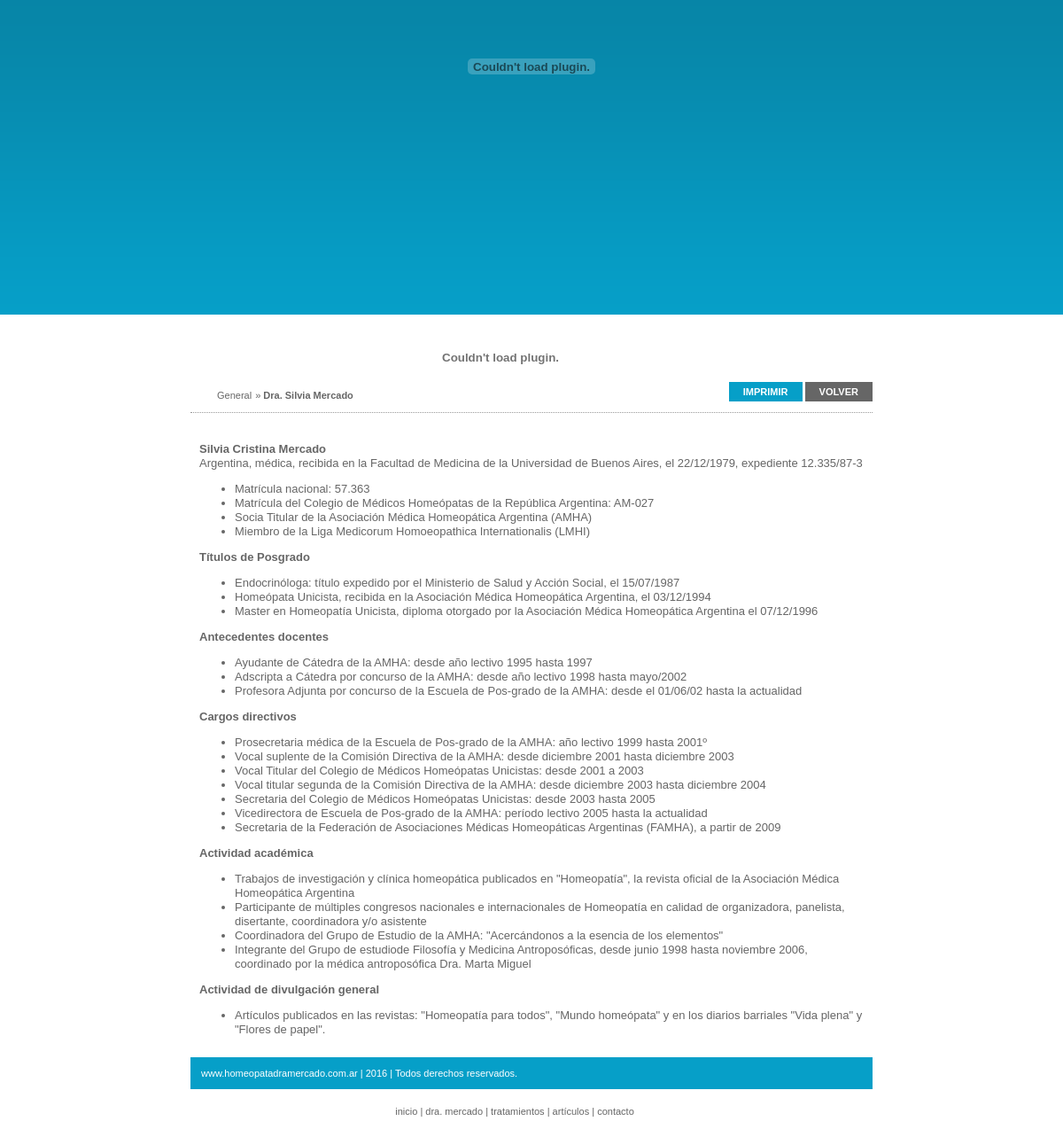
/seccion_detalle.php?idseccion=136&idcarpeta=41, run on the app's committed database.
### tables this page shows
CREATE TABLE `seccion` (
  `idseccion` int(11) NOT NULL auto_increment,
  `fecha_alta` date NOT NULL default '0000-00-00',
  `fecha_baja` date NOT NULL default '0000-00-00',
  `fecha_modificacion` date NOT NULL default '0000-00-00',
  `precio` int(4) NOT NULL default '0',
  `esnuevo` varchar(5) NOT NULL default 'false',
  `destacado` binary(1) NOT NULL default '2',
  `foto` varchar(255) NOT NULL default '',
  `habilita_comentario` tinyint(1) NOT NULL default '2',
  `mail_moderador` varchar(255) NOT NULL default '',
  `usa_rating` tinyint(1) NOT NULL default '1',
  `puntaje_total` int(11) NOT NULL default '0',
  `votos_total` int(11) NOT NULL default '0',
  `foto_extra_columna` tinyint(1) NOT NULL default '3',
  `restringido` tinyint(1) NOT NULL default '2',
  `seguro` tinyint(1) NOT NULL default '1',
  `estado` tinyint(1) NOT NULL default '1',
  PRIMARY KEY  (`idseccion`)
);

CREATE TABLE `seccion_idioma_dato` (
  `idseccion` int(11) NOT NULL default '0',
  `ididioma` tinyint(2) NOT NULL default '0',
  `titulo` varchar(255) NOT NULL default '',
  `titulo_web` varchar(255) NOT NULL default '',
  `copete` text NOT NULL,
  `detalle` longtext NOT NULL,
  `banner` varchar(255) NOT NULL default '',
  `keywords` varchar(255) NOT NULL default '',
  `estado` tinyint(1) NOT NULL default '1',
  PRIMARY KEY  (`idseccion`,`ididioma`)
);

CREATE TABLE `carpeta_idioma_dato` (
  `idcarpeta` int(11) NOT NULL default '0',
  `ididioma` smallint(2) unsigned NOT NULL default '0',
  `nombre` varchar(255) NOT NULL default '',
  `breve_descripcion` text NOT NULL,
  `contenido` text NOT NULL,
  `estado` tinyint(1) NOT NULL default '1',
  PRIMARY KEY  (`idcarpeta`,`ididioma`)
);

CREATE TABLE `dato_sitio` (
  `iddato_sitio` int(11) NOT NULL auto_increment,
  `ididioma` int(11) NOT NULL default '0',
  `emp_nombre` varchar(255) NOT NULL default '',
  `emp_prefijo` varchar(255) NOT NULL default '',
  `emp_datos_generales` text NOT NULL,
  `emp_telefonos` text NOT NULL,
  `emp_direccion` text NOT NULL,
  `pie` varchar(255) NOT NULL default '',
  `meta_tag_title` varchar(255) NOT NULL default '',
  `meta_tag_keywords` text NOT NULL,
  `meta_tag_description` text NOT NULL,
  `meta_tag_revisit_after` int(2) NOT NULL default '0',
  `codigo_contacto` varchar(255) NOT NULL default '',
  `titulo_descarga` varchar(255) NOT NULL default '',
  `copyright` varchar(255) NOT NULL default '',
  `cont_prod_mail_destino` varchar(255) NOT NULL default '',
  `cont_prod_mail_desde` varchar(255) NOT NULL default '',
  `cont_prod_mail_ideas2` varchar(255) NOT NULL default '',
  `cont_prod_mail_asunto` varchar(255) NOT NULL default '',
  `env_amigo_asunto` varchar(255) NOT NULL default '',
  `cont_mail_destino` varchar(255) NOT NULL default '',
  `cont_mail_desde` varchar(255) NOT NULL default '',
  `cont_mail_asunto` varchar(255) NOT NULL default '',
  `admin_titulo` varchar(255) NOT NULL default '',
  `mantenimiento` int(2) NOT NULL default '1',
  `ca_carrito_usar` tinyint(4) NOT NULL default '1',
  `ca_mail_destino` varchar(255) NOT NULL default '',
  `ca_asunto` varchar(255) NOT NULL default '',
  `ca_cuenta_bancaria` text NOT NULL,
  `keywords` int(11) NOT NULL default '2',
  `ne_mail_destino` varchar(255) NOT NULL default '',
  `ne_mail_desde` varchar(255) NOT NULL default '',
  `ne_mail_desde_nombre` varchar(255) NOT NULL default '',
  `ne_marco_fondo` varchar(20) NOT NULL default '',
  `ne_marco_borde` int(2) NOT NULL default '0',
  `ne_marco_borde_color` varchar(20) NOT NULL default '',
  `reg_confirmacion_usuario` tinyint(1) NOT NULL default '1',
  `reg_aprobacion_moderador` tinyint(1) NOT NULL default '1',
  `reg_mail_moderador` varchar(255) NOT NULL default '',
  `reg_mail_desde` varchar(40) NOT NULL default '',
  `reg_titulo` varchar(255) NOT NULL default '',
  PRIMARY KEY  (`iddato_sitio`)
);

### 0_include/0_function.php (called while the page is built, shortened)
<?
	function variable_ididioma_idsede($link_url){
			$link_a =ereg_replace('ididioma=[0-9]', '', $link_url);
			$link_b =ereg_replace('idsede=[0-9]', '', $link_a);
			$link_c = split("\?",$link_b);
			$link_d = split("&",$link_c[1]);
			$link_d_rec = '';
			for($i=0;$i<count($link_d);$i++){
				if($link_d[$i]!=''){
					 $link_d_rec .= "&".$link_d[$i];
				}
			}
			return $link_con = $link_c[0].'?ididioma='.$_SESSION["ididioma_session"].'&idsede='.$_SESSION["idsede_session"].$link_d_rec;
	}
?>

### 0_include/0_mysql.php (called while the page is built, shortened)
<?
	if(!$_GET['ididioma']){
		$ididioma = 1;
	}else{
		$ididioma = $_GET['ididioma'];
	}
	if(!$_SESSION['rs_dato_sitio_session'] || $_SESSION['ididioma_session'] != $ididioma){
		$query_dato_sitio = "SELECT A.*
		FROM dato_sitio  A
		WHERE ididioma = '$ididioma' ";
		$rs_dato_sitio = mysql_fetch_assoc(mysql_query($query_dato_sitio));
	}else{
		$rs_dato_sitio = $_SESSION['rs_dato_sitio_session'];
	}
	if(file_exists("0_include/0_function.php")){
		include_once("0_include/0_function.php");
	}
?>

### seccion_detalle.php (the view, shortened to what this page needs)
<? 	include("0_include/0_mysql.php");
	$modo = $_GET['modo'];
	$idseccion = $_GET['idseccion'];
	if($modo != "previsualizar"){
		$filtro_sede = " AND C.idsede = '$_SESSION[idsede_session]' ";
	}else{
		$filtro_sede = "";
	}
	$query_seccion = "SELECT
	  A.idseccion
	, A.foto
	, A.usa_rating
	, A.habilita_comentario
	, A.foto_extra_columna
	, A.esnuevo
	, A.precio
	, B.titulo
	, B.copete
	, B.estado AS estado_idioma
	, A.estado AS estado_seccion
	, B.banner
	, B.detalle
	, D.idcarpeta
	FROM seccion A
	LEFT JOIN seccion_idioma_dato B ON B.idseccion = A.idseccion
	LEFT JOIN seccion_sede C ON C.idseccion = A.idseccion
	LEFT JOIN seccion_carpeta D ON D.idseccion = A.idseccion
	WHERE A.idseccion = '$idseccion' AND B.ididioma = '$_SESSION[ididioma_session]' $filtro_sede";
	$rs_seccion = mysql_fetch_assoc(mysql_query($query_seccion));
?>
<!DOCTYPE html PUBLIC "-//W3C//DTD XHTML 1.0 Transitional//EN" "http://www.w3.org/TR/xhtml1/DTD/xhtml1-transitional.dtd">
<html xmlns="http://www.w3.org/1999/xhtml">
<head>
<? include_once("0_include/0_head.php"); ?>
<link href="css/0_multibox.css" rel="stylesheet" type="text/css" />
</head>
<body>
<div id="header"><? include_once("0_include/0_top.php"); ?></div>
<div id="cuerpo">
  <div id="contenido">
	<div id="titulo-seccion" style="text-align:left; margin-top:20px;">
            <object classid="clsid:D27CDB6E-AE6D-11cf-96B8-444553540000" codebase="http://download.macromedia.com/pub/shockwave/cabs/flash/swflash.cab#version=9,0,28,0" width="700" height="56">
              <embed src="skin/index/swf/titulo.swf" FlashVars="titulo=<?= $rs_seccion['titulo'] ?>" wmode="transparent" quality="high" pluginspage="http://www.adobe.com/shockwave/download/download.cgi?P1_Prod_Version=ShockwaveFlash" type="application/x-shockwave-flash" width="700" height="56"></embed>
            </object>
    </div>
        <div id="arbol-carpetas" style="padding-left:30px; margin-top:5px; margin-bottom:10px; text-align:left; width:50%; float:left;">
          <?
			if($rs_seccion['titulo'] == ""){
				$ruta = "";
			}else{
				$ruta = '<span class="Arial_11px_grisoscuro"> &raquo; <strong>'.$rs_seccion['titulo'].'</strong></span>';
			}
			$query_1 = "SELECT B.nombre, A.idcarpeta_padre, A.idcarpeta
			FROM carpeta A
			INNER JOIN carpeta_idioma_dato B ON B.idcarpeta = A.idcarpeta
			WHERE A.idcarpeta = '$idcarpeta' AND B.ididioma = '$_SESSION[ididioma_session]'
			LIMIT 1";
			$result_query_1 = mysql_query($query_1);
			while($rs_query_1 = mysql_fetch_assoc($result_query_1)){
				$ruta = '<a href="'.variable_ididioma_idsede('carpeta_ver.php?idcarpeta='.$rs_query_1['idcarpeta']).'"><span class="Arial_11px_grisoscuro">'.$rs_query_1['nombre']."</span></a> ".$ruta;
			}
			echo $ruta;
		?>
        </div>
        <div id="barra-herramientas" style="margin-top:5px; margin-bottom:10px; text-align:right; width:45%; float:right;">
        <a href="seccion_imprimir.php?idseccion=<?= $idseccion ?>" target="_blank">
        	<span class="BookNow"><strong>IMPRIMIR</strong></span>
        </a>
        <a href="javascript:history.back();">
        	<span class="GoBack"><strong>VOLVER</strong></span>
        </a>
        </div>
        <div id="separador" style="clear:both; height:1px; border-bottom:1px dotted #999999;"></div>
    <div id="descripcion" class="textoSeccion" style="text-align:left; margin-top:10px; padding:10px; width:750px; line-height:16px; overflow:hidden;">
      	<?= html_entity_decode($rs_seccion['detalle'], ENT_QUOTES); ?>
      </div>
  </div>
	<div id="footer"><? include("0_include/0_pie.php"); ?></div>
</div>
</body>
</html>

### 0_include/0_pie.php
<link href="../skin/index/css/0_fonts.css" rel="stylesheet" type="text/css" />
<div style="background-color:#069fc8; padding:12px; text-align:left;" class="Arial_11px_blanco">
	www.homeopatadramercado.com.ar | <?= date("Y") ?> | <?= $rs_dato_sitio['copyright'] ?>
</div>
<table width="732" border="0" cellpadding="0" cellspacing="0" >
  <tr>
    <td width="100%" height="50" align="center" class="cuadro_login_texto"><a href="index.php"><span class="Arial_11px_grisoscuro">inicio</span></a> | <a href="seccion_detalle.php?idseccion=136&idcarpeta=41"><span class="Arial_11px_grisoscuro">dra. mercado</span></a> | <a href="seccion_detalle.php?idseccion=137&idcarpeta=41"><span class="Arial_11px_grisoscuro">tratamientos</span></a> | <a href="carpeta_ver.php?idcarpeta=42"><span class="Arial_11px_grisoscuro">art&iacute;culos</span></a> | <a href="contacto.php"><span class="Arial_11px_grisoscuro">contacto</span></a></td>
  </tr>
</table>

### skin/index/css/0_body.css (style rules this page uses)
body { margin: 0; background-image:url(../imagen/0_body/bg.png); background-repeat:repeat-x; background-color:#FFFFFF; height: auto; overflow: auto; }
#header { width:990px; height:355px; margin:0 auto; text-align: center; }
#cuerpo { width:770px; overflow: auto; margin:0 auto; height: auto; text-align:center; }
#contenido { width:770px; min-height:350px; height:auto !important; height:350px; background-repeat:repeat-x; background-color:#FFFFFF; float:left; }
#footer { width:770px; background-repeat:repeat-x; background-color:#FFFFFF; float:left; text-align:center }

### skin/index/css/0_especial.css (style rules this page uses)
.BookNow { font-family:Arial, Helvetica, sans-serif; font-size:11px; color:#FFFFFF; padding-bottom:5px; padding-top:5px; padding-left:16px; padding-right:16px; background-color:#069fc8; text-align:center; cursor:pointer; }
.GoBack { font-family:Arial, Helvetica, sans-serif; font-size:11px; color:#FFFFFF; padding-bottom:5px; padding-top:5px; padding-left:16px; padding-right:16px; background-color:#666666; text-align:center; cursor:pointer; }
.textoSeccion { font-family:Arial, Helvetica, sans-serif; font-size:13px; color:#666666; }

### data on the page
carpeta_idioma_dato: nombre "General"
seccion: seccion_idioma_dato.titulo "Dra. Silvia Mercado", seccion_idioma_dato.detalle "Silvia Cristina Mercado Argentina, médica, recibida en la Facultad de Medicina de la Universidad de Buenos Aires, el 22/12/1979, expediente 12.335/87-3 Matrícula nacional: 57.363 Matrícula del Colegio de Médicos Homeópatas de la República Argentina: AM-027 Socia Titular de la Asociación Médica Homeopática Argentina (AMHA) Miembro de la Liga Medicorum Homoeopathica Internationalis (LMHI) Títulos de Posgrado Endocrinóloga: título expedido por el Ministerio de Salud y Acción Social, el 15/07/1987 Homeópata Unicista, recibida en la Asociación Médica Homeopática Argentina, el 03/12/1994 Master en Homeopatía Unicista, diploma otorgado por la Asociación Médica Homeopática Argentina el 07/12/1996…"
dato_sitio: copyright "Todos derechos reservados."
